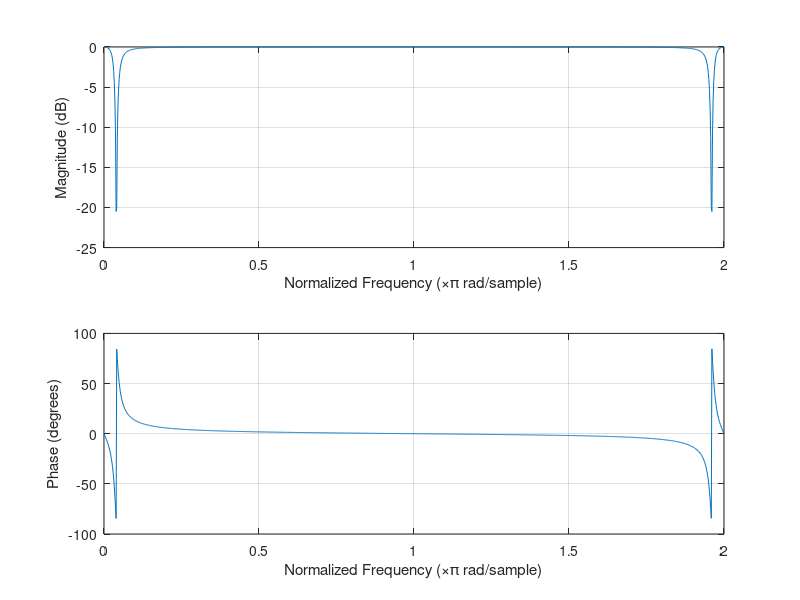
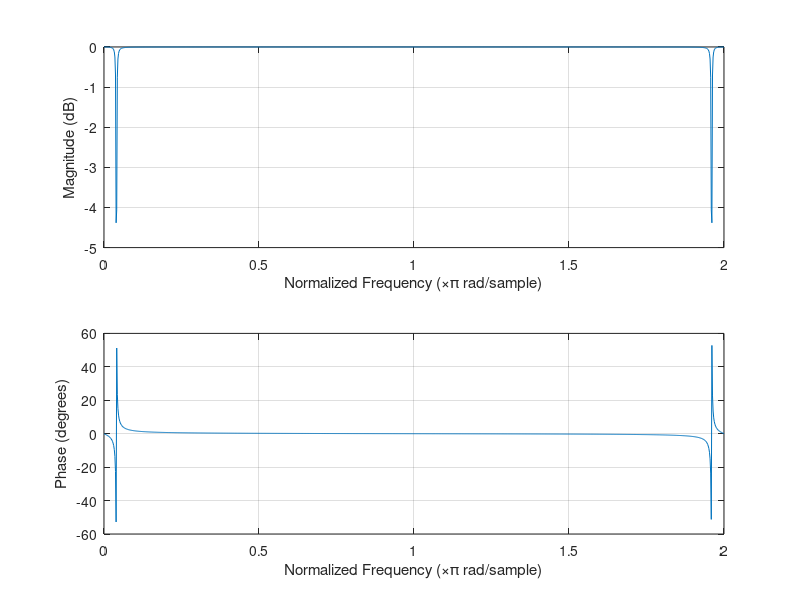

Write MATLAB code to recreate these figures, in order. (Note: this script raises an error after producing the figures.)
close all;
clear;
clc;

%%
% H1:
b1 = [0.969531, -1.923772, 0.969531];
a1 = [1, -1.923772, 0.939063];

% H2:
b2 = [0.996088, -1.976468, 0.996088];
a2 = [1, -1.976468, 0.992177];

fs = 400;
%% 3-2-a
% H1:
figure('name', 'H1 response')
freqz(b1,a1,1024,'whole');
% H2:
figure('name', 'H2 response')
freqz(b2,a2,1024,'whole');

% Canonical Presentation
csys1 = canon(filt(b1 , a1),'companion')
csys2 = canon(filt(b2 , a2),'companion')

%% 3.2.b
N = 10e4;
n = 0:N;
x_step = ones(1, N + 1);

% H1
y_step = filter(b1, a1, x_step);

figure('Name', 'Step Response');
plot(n, y_step, "LineWidth", 1.5);
title("Step Response of Filter H1 in Time Domain");
xlabel("n");
ylabel("Amplitude");
xlim([0 1000]);
grid on;

settling_time_value = find(abs(y_step - y_step(end)) >= 0.01, 1, 'last') + 1;
fprintf("Setteling sample (H1): %d\n", settling_time_value);

% H2
y_step = filter(b2, a2, x_step);

figure('Name', 'Step Response');
plot(n, y_step, "LineWidth", 1.5);
title("Step Response of Filter H2 in Time Domain");
xlabel("n");
ylabel("Amplitude");
xlim([0 1000]);
grid on;

settling_time_value = find(abs(y_step - y_step(end)) >= 0.01, 1, 'last') + 1;
fprintf("Setteling sample (H2): %d\n", settling_time_value);
%% 3.2.c
f = [4, 8 ,12];
fs = 400;

t1 = 0:(1/fs):(2-1/fs);
t2 = 2:(1/fs):(4-1/fs);
t3 = 4:(1/fs):(6-1/fs);
x = [cos(2*pi*f(1)*t1),cos(2*pi*f(2)*t2),cos(2*pi*f(3)*t3)];

% H1:
figure('Name', 'H1');
subplot(2,1,1);
plot(x, "LineWidth", 1.5);
title("Input signal");
xlabel("n");
ylabel("Amplitude");
grid on;

y1 = filter(b1, a1, x);
subplot(2,1,2);
plot(y1, "LineWidth", 1.5);
title("Filtered Output (H1)");
xlabel("n");
ylabel("Amplitude");
grid on;

% H2:
figure('Name', 'H2');
subplot(2,1,1);
plot(x, "LineWidth", 1.5);
title("Input signal");
xlabel("n");
ylabel("Amplitude");
grid on;

y2 = filter(b2, a2, x);
subplot(2,1,2);
plot(y2, "LineWidth", 1.5);
title("Filtered Output (H2)");
xlabel("n");
ylabel("Amplitude");
grid on;

%% 3.2.d
fs  = 400;
Nf = 4096;
[h1, w1] = freqz(b1, a1, Nf);
[h2, w2] = freqz(b2, a2, Nf);

w1 = w1./pi.*fs./2;
w2 = w2./pi.*fs./2;

% H1
i4 = find(abs(w1-4) < 0.02);
h1g4 = abs(h1(i4(1))) % 4Hz gain of H1

i8 = find(abs(w1-8) < 0.02);
h1g8 = abs(h1(i8(1))) % 8Hz gain of H1

i12 = find(abs(w1-12) < 0.02);
h1g12 = abs(h1(i12(1))) % 12Hz gain of H1

% H2
i4 = find(abs(w2-4) < 0.02);
h2g4 = abs(h2(i4(1))) % 4Hz gain of H2

i8 = find(abs(w2-8) < 0.02);
h2g8 = abs(h2(i8(1))) % 8Hz gain of H2

i12 = find(abs(w2-12) < 0.02);
h2g12 = abs(h2(i12(1))) % 12Hz gain of H2


% Plotting Settling Times
[peaksH1_value, peaksH1_index] = findpeaks(y1);
[peaksH2_value, peaksH2_index] = findpeaks(y2);

% H1 Settling Times
figure('name', 'Settling Times for H1');
plot(y1);
i=1;
sections = [0,2,4].*fs; % Start of signal sections
freqs = [4,8,12];
current_section = 1;
for delta_g=peaksH1_value(2:end) - peaksH1_value(1:end-1) % Calculating changes
       if (peaksH1_index(i) < sections(current_section)) % Skip other samples if settled one is already found
           i = i + 1;
           if (i > length(peaksH1_index))
               break
           end
           continue;
       end
       if (abs(delta_g) < 0.01) % Assumming that when the peaks value dont fluctuate as much, the output is settled
           xline(peaksH1_index(i),'--',{'Settling Time', peaksH1_index(i) * (1/fs) - sections(current_section)/fs});
           fprintf("H1, Settling amplitude for f=%.0f: %.2f\n", freqs(current_section), y1(peaksH1_index(i)));
           current_section = current_section + 1; % Move on to next section when first settling point is found
           if (current_section > length(sections))
               break
           end
       end
       i=i+1;
end

% H2 Settling Times
figure('name', 'Settling Times for H2');
plot(y2);
i=1;
sections = [0,2,4].*fs; % Start of signal sections
current_section = 1;
for delta_g=peaksH2_value(2:end) - peaksH2_value(1:end-1) % Calculating changes
       if (peaksH2_index(i) < sections(current_section)) % Skip other samples if settled one is already found
           i = i + 1;
           if (i > length(peaksH2_index))
               break
           end
           continue;
       end
       if (abs(delta_g) < 0.01) % Assumming that when the peaks value dont fluctuate as much, the output is settled
           xline(peaksH2_index(i),'--',{'Settling Time', peaksH2_index(i) * (1/fs) - sections(current_section)/fs});
           fprintf("H2, Settling amplitude for f=%.0f: %.2f\n", freqs(current_section), y2(peaksH2_index(i)));
           current_section = current_section + 1; % Move on to next section when first settling point is found
           if (current_section > length(sections))
               break
           end
       end
       i=i+1;
end


% Comparing Settlign Time with stepinfo nswer
sih1 = stepinfo(filt(b1,a1),'SettlingTimeThreshold',0.01); %Step Info H1
sih2 = stepinfo(filt(b2,a2),'SettlingTimeThreshold',0.01); %Step Info H2

fprintf("Settling time from stepinfo for H1:%d\n", sih1.SettlingTime);
fprintf("Settling time from stepinfo for H2:%d\n", sih2.SettlingTime);

%% 3.2.f-g
fs  = 400;
Nf = 4096;
[h1, w1] = freqz(b1, a1, Nf);
[h2, w2] = freqz(b2, a2, Nf);

% Plotting frequency response of H1 and H2
figure('name', "Notch Filter Responses")
plot(w1/pi*fs/2, abs(h1), 'LineWidth', 1.5);
xlim([0, 20]);
grid on;
xlabel('freq'); 
ylabel('|H(f)|'); 
hold on;
title('Frequency Responses of H1 and H2');
plot(w2/pi*fs/2, abs(h2), '--', 'LineWidth', 1.5);

% Finding section of array which resides in the bandwidth of response
bw1 = find(abs(abs(h1) - .5^.5*max(abs(h1))) < 0.02);
bw2 = find(abs(abs(h2) - .5^.5*max(abs(h2))) < 0.02);

fli1 = bw1(1); % F_l_1 index
fhi1 = bw1(end); % F_h_1 index

fli2 = bw2(1); % F_l_2 index
fhi2 = bw2(end); % F_h_2 index

plot(w1(fli1)/pi*fs/2, abs(h1(fli1)), 'ro', 'LineWidth', 1.5);
plot(w1(fhi1)/pi*fs/2, abs(h1(fhi1)), 'ro', 'LineWidth', 1.5);

plot(w2(fli2)/pi*fs/2, abs(h2(fli2)), 'ko', 'LineWidth', 1.5);
plot(w2(fhi2)/pi*fs/2, abs(h2(fhi2)), 'ko', 'LineWidth', 1.5);


legend('H1(f) Δf = 4', 'H2(f) Δf = 0.5','fL_1','fH_1','fL_2','fH_2', 'Location','best');

fprintf("H1:\nFh-Fl=%f\n\nH2:\nFh-Fl=%f\n", (fhi1-fli1)*(fs/Nf/2), (fhi2-fli2)*(fs/Nf/2))